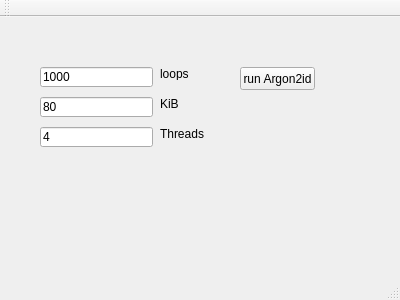
<?xml version="1.0" encoding="UTF-8"?>
<ui version="4.0">
 <class>MainWindow</class>
 <widget class="QMainWindow" name="MainWindow">
  <property name="geometry">
   <rect>
    <x>0</x>
    <y>0</y>
    <width>400</width>
    <height>300</height>
   </rect>
  </property>
  <property name="windowTitle">
   <string>MainWindow</string>
  </property>
  <widget class="QWidget" name="centralWidget">
   <widget class="QPushButton" name="pushButton">
    <property name="geometry">
     <rect>
      <x>240</x>
      <y>50</y>
      <width>75</width>
      <height>23</height>
     </rect>
    </property>
    <property name="text">
     <string>run Argon2id</string>
    </property>
   </widget>
   <widget class="QLineEdit" name="lineEdit">
    <property name="geometry">
     <rect>
      <x>40</x>
      <y>50</y>
      <width>113</width>
      <height>20</height>
     </rect>
    </property>
    <property name="text">
     <string>1000</string>
    </property>
   </widget>
   <widget class="QLineEdit" name="lineEdit_2">
    <property name="geometry">
     <rect>
      <x>40</x>
      <y>80</y>
      <width>113</width>
      <height>20</height>
     </rect>
    </property>
    <property name="text">
     <string>80</string>
    </property>
   </widget>
   <widget class="QLineEdit" name="lineEdit_3">
    <property name="geometry">
     <rect>
      <x>40</x>
      <y>110</y>
      <width>113</width>
      <height>20</height>
     </rect>
    </property>
    <property name="text">
     <string>4</string>
    </property>
   </widget>
   <widget class="QLabel" name="label">
    <property name="geometry">
     <rect>
      <x>160</x>
      <y>50</y>
      <width>47</width>
      <height>13</height>
     </rect>
    </property>
    <property name="text">
     <string>loops</string>
    </property>
   </widget>
   <widget class="QLabel" name="label_2">
    <property name="geometry">
     <rect>
      <x>160</x>
      <y>80</y>
      <width>47</width>
      <height>13</height>
     </rect>
    </property>
    <property name="text">
     <string>KiB</string>
    </property>
   </widget>
   <widget class="QLabel" name="label_3">
    <property name="geometry">
     <rect>
      <x>160</x>
      <y>110</y>
      <width>47</width>
      <height>13</height>
     </rect>
    </property>
    <property name="text">
     <string>Threads</string>
    </property>
   </widget>
  </widget>
  <widget class="QMenuBar" name="menuBar">
   <property name="geometry">
    <rect>
     <x>0</x>
     <y>0</y>
     <width>400</width>
     <height>21</height>
    </rect>
   </property>
  </widget>
  <widget class="QToolBar" name="mainToolBar">
   <attribute name="toolBarArea">
    <enum>TopToolBarArea</enum>
   </attribute>
   <attribute name="toolBarBreak">
    <bool>false</bool>
   </attribute>
  </widget>
  <widget class="QStatusBar" name="statusBar"/>
 </widget>
 <layoutdefault spacing="6" margin="11"/>
 <resources/>
 <connections/>
</ui>
